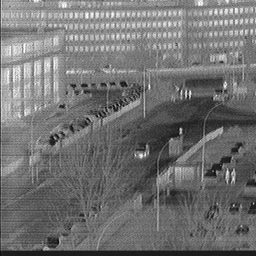
#> input picture TME1/viewImage.pgm, 256 x 256 px, given in place of house2.jpg, which was not available; the run also reads 1 picture not shown here
$ jupyter execute --allow-errors TME6_Sujet-giang.ipynb   (text cells are left out)
#> lines starting #> are read from the running program, lines starting #| are printed output that depends on the picture; long printed decimals are rounded; pictures that were not available may be replaced by others from this repository, and a replacement may not be noted
[cell 1]
# Chargement des modules et des données utiles.

from PIL import Image
import matplotlib.pyplot as plt
import numpy as np
import math
import scipy.signal as sc
from pylab import *

# charger les images et les convertir en tableau de int
image_house = np.array(Image.open("images/house2.jpg"),dtype='int32')
image_rectangle = np.array(Image.open("images/rectangle.png"),dtype='int32')
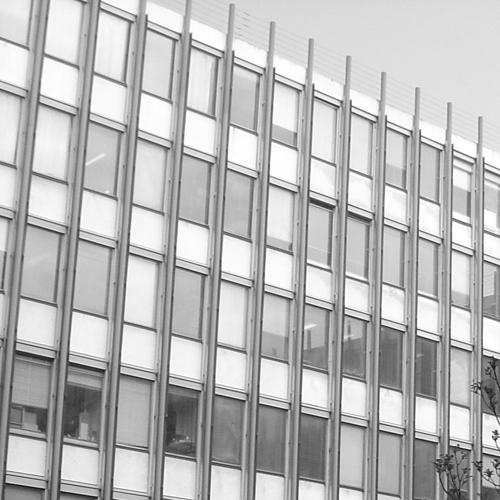
#> input picture TME 7/images/Jussieu_wikipedia.jpg, 500 x 500 px, given in place of rectangle.png, which was not available
image_carrelage = np.array(Image.open("images/carrelage_wikipedia.jpg"),dtype='int32')
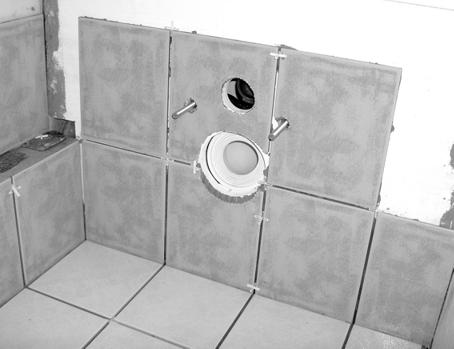
#> input picture TME6/images/carrelage_wikipedia.jpg, 454 x 349 px
image_jussieu = np.array(Image.open("images/Jussieu_wikipedia.jpg"),dtype='int32')


def affichage_14(affichages,titres=None):
    # list[Array|Image]*list[str] -> NoneType
    # effectue entre 1 et 4 affichages avec leurs titres, pour des images ou courbes

    # paramètres :
    #  - liste des affichages (entre 1 et 4)
    #  - liste des titres (entre 1 et 4, autant que de affichages) Optionnelle

    if not type(affichages) == type([]):
        affichages = [affichages]

    if titres is None:
        titres = ['',]*len(affichages)

    if not type(titres) == type([]):
        titres = [titres]

    nb_affichages = len(affichages)
    if nb_affichages >4 or nb_affichages < 1 :
        raise ValueError('affichage_14 nécéssite 1 à 4 entrées en paramètre')

    if nb_affichages != len(titres):
        raise ValueError('affichage_14 nécéssite autant de titres que d\'affichages')

    courbes = False
    for i in range(0,nb_affichages):
        s = plt.subplot(101+10*nb_affichages+i)
        s.set_title(titres[i])
        if len(affichages[i].shape)==2 and affichages[i].shape[0] > 1 and affichages[i].shape[1] > 1:
            # on affiche une image
            s.imshow(affichages[i], cmap="gray",interpolation='nearest', aspect='equal')
        else :
            # il s'agit d'une seule ligne, à afficher comme une courbe
            plt.plot(affichages[i])
            courbes=True

    agrandissement_h = nb_affichages
    agrandissement_v = nb_affichages*2 if courbes else nb_affichages
    params = plt.gcf()
    plSize = params.get_size_inches()
    params.set_size_inches( (plSize[0]*agrandissement_v, plSize[1]*agrandissement_h) )
    plt.show()


def module_affichage(module):
    # permet de transformer un module de DFT en une version jolie à afficher
    module = np.array(module, dtype='float32')
    ind_max = np.where(module == np.max(module.flatten()))
    module[ind_max]=0.0
    module[ind_max]=np.max(module.flatten())
    module = sqrt(module)
    return sqrt(module)

[cell 2]
def gradient(image):
    """ Array -> tuple[Array*Array]"""
    Gx = np.array([[-1, 0, 1], [-2, 0, 2], [ -1, 0, 1]])
    Gy = np.array([[-1, -2,-1], [0, 0, 0], [ 1, 2, 1]])
    Ix = sc.convolve2d(image, Gx, boundary='symm', mode='same')
    Iy = sc.convolve2d(image, Gy, boundary='symm', mode='same')
    det = (Ix * Ix * Iy * Iy) - (Ix*Iy*Ix*Iy)
    tr= (Ix*Ix)+(Iy*Iy)
    H= det-(0.05* tr)
    return H

[cell 3]
p= gradient(image_house)
#> in gradient, `det = (Ix * Ix * Iy * Iy) - (Ix*Iy*Ix*Iy)`: det: shape (256, 256) int64; every value is 0
q=gradient(image_rectangle)
#> in gradient (call 2), `det = (Ix * Ix * Iy * Iy) - (Ix*Iy*Ix*Iy)`: det: shape (500, 500) int64; every value is 0
#> in gradient (call 2), `H= det-(0.05* tr)`:
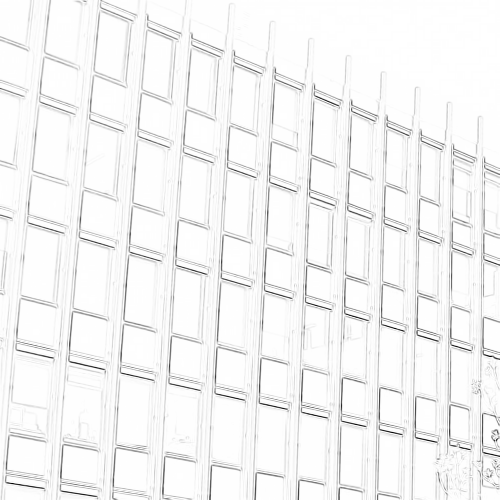
#> H: shape (500, 500) float64; min -36305, max 0, mean -1441.9; drawn with min black and max white
print(p)
#> (printed output is left out)
print(q)
#> (printed output is left out)
affichage_14([p, q],['image_house', 'image_rectangle'])
#> in affichage_14, `nb_affichages = len(affichages)`: nb_affichages = 2
#> in affichage_14, `plSize = params.get_size_inches()`: plSize = [6.4, 4.8]

[cell 4]
def noyau_gaussien(sigma):
    """ float -> Array """
    N=math.ceil(3*sigma)
    taille = (2*N)+1
    tab = np.zeros((taille, taille))
    for i in range (len(tab)):
        for j in range (len(tab)):
            tab[i][j]=(1/(2*math.pi*sigma*sigma))*math.exp(-((i-N)**2+(j-N)**2)/(2*sigma**2))
    return tab

[cell 5]
p1=noyau_gaussien(3)
print("La taille du noyau gaussien d'ecart type 3 est de dimension", p1.shape)
p2=noyau_gaussien(10)
print("La taille du noyau gaussien d'ecart type 10 est de dimension", p2.shape)
affichage_14([p1, p2],['ecart-type 3', 'ecart-type 10'])
#> in affichage_14 (call 2), `plt.show()`:
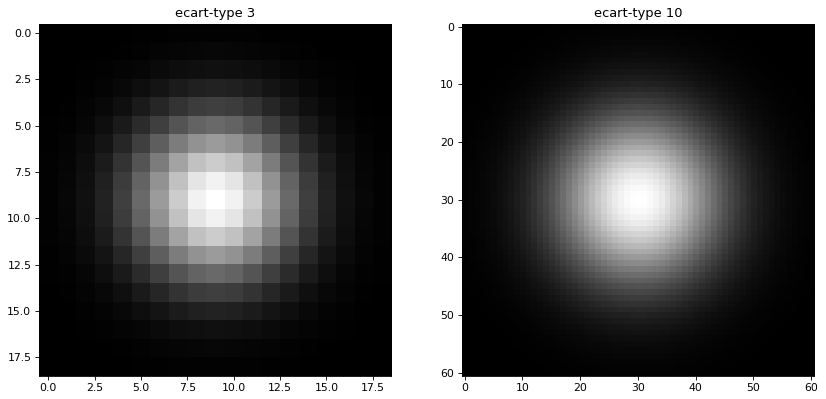
#> figure drawn by matplotlib, 2 panels

[cell 6]
def harris(image, sigma, kappa):
    """ Array*float*float->Array """
    f, g =image.shape
    Gx = np.array([[-1, 0, 1], [-2, 0, 2], [ -1, 0, 1]])
    Gy = np.array([[-1, -2,-1], [0, 0, 0], [ 1, 2, 1]])
    Ix = sc.convolve2d(image, Gx, boundary='symm', mode='same')
    Iy = sc.convolve2d(image, Gy, boundary='symm', mode='same')
    gauss=noyau_gaussien(sigma)
    A1=sc.convolve2d(Ix**2, gauss, boundary='symm', mode='same')
    A2=sc.convolve2d(Iy**2, gauss, boundary='symm', mode='same')
    A3=sc.convolve2d(Ix*Iy, gauss, boundary='symm', mode='same')
    tab = np.zeros((f, g))
    for i in range (len(image)):
        for j in range (len(image)):
            tab[i][j]=A1[i][j]*A2[i][j]-A3[i][j]*A3[i][j] - kappa * (A1[i][j]+A2[i][j])**2
    return tab

[cell 7]
q1=harris(image_house, 1, 0.05)
#> after the loop in harris, `for i in range (len(image)):`:
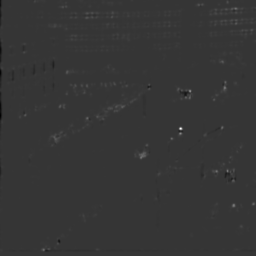
#> tab: shape (256, 256) float64; min -2.25e+09, max 8.48e+09, mean 25146667.6; drawn with min black and max white
affichage_14([q1],['harris_image_house'])
q2=harris(image_house, 5, 0.02)
affichage_14([q2],['harris_image_house2'])
q3=harris(image_house, 2, 0.15)
affichage_14([q3],['harris_image_house3'])
q4=harris(image_house, 3, 0.055)
affichage_14([q4],['harris_image_house4'])

[cell 8]
def maxlocal(image_harris, seuil):
    """ Array*float -> Array """
    f, g=image_harris.shape
    tab=np.zeros((f, g))
    for x in range(1,f-1) :
        for y in range(1,g-1) :
            if image_harris[x,y] > seuil :
                p = image_harris[x,y]
                if ((image_harris[x-1,y-1] < p) & (image_harris[x-1,y] < p) & (image_harris[x, y-1] < p) & (image_harris[x+1,y+1] < p) & (image_harris[x+1,y] < p) & (image_harris[x,y+1] < p) & (image_harris[x-1,y+1] < p) &(image_harris[x+1,y] < p)) :
                    tab[x,y] = 1
    return tab


print(maxlocal(q2, 10**6))
#> after the loop in maxlocal, `for x in range(1,f-1) :`:
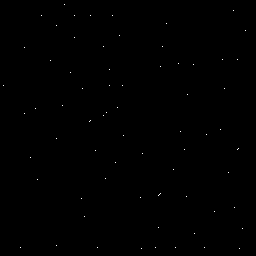
#> tab: shape (256, 256) float64; values 0 (black) and 1 (white), 0.11% white in thin lines or dots
#> (printed output is left out)
affichage_14([maxlocal(q2, 10**6)],['harris_image_house'])

def maxlocal_fast(image_harris, seuil):
    """ Array*float -> Array """
    i2 = np.roll(image_harris, -1, axis = 0)
    i4 = np.roll(image_harris, -1, axis = 1)
    i5 = np.roll(image_harris, 1, axis = 1)
    i7 = np.roll(image_harris, 1, axis = 0)
    i1 = np.roll(i2, -1, axis = 1)
    i3 = np.roll(i2, 1, axis = 1)
    i6 = np.roll(i7, -1, axis = 1)
    i8 = np.roll(i7, 1, axis = 1)
    return ((image_harris>seuil) & (image_harris > i1) & (image_harris > i2) & (image_harris > i3) & (image_harris > i4) & (image_harris > i5) & (image_harris > i6) & (image_harris > i7) & (image_harris > i8))

[cell 9]
from time import process_time
mytime = 0
def tic():
    global mytime
    mytime = process_time()
def tac():
    global mytime
    print (process_time()-mytime)
    mytime = process_time()

tic()
m = maxlocal(harris(image_rectangle,5,0.02),10**6)
#> in harris (call 5), `A1=sc.convolve2d(Ix**2, gauss, boundary='symm', mode='same')`:
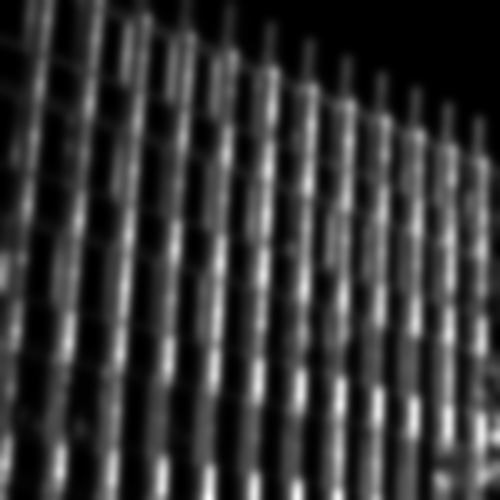
#> A1: shape (500, 500) float64; min 0.0814, max 81824.9, mean 17708.6; drawn with min black and max white
#> in harris (call 5), `A3=sc.convolve2d(Ix*Iy, gauss, boundary='symm', mode='same')`:
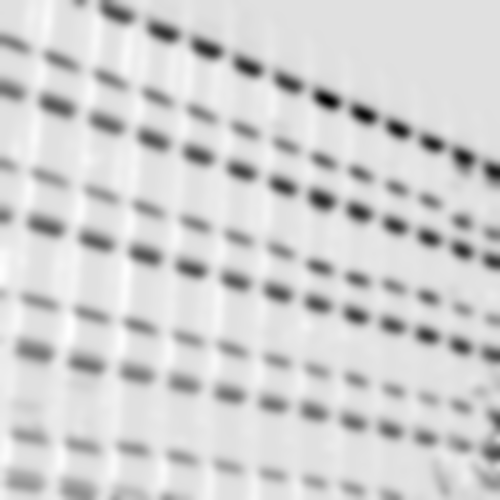
#> A3: shape (500, 500) float64; min -32513.6, max 4467, mean -2085.7; drawn with min black and max white
#> after the loop in harris (call 5), `for i in range (len(image)):`:
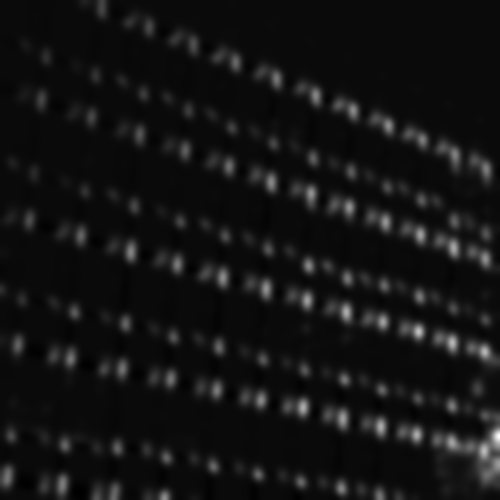
#> tab: shape (500, 500) float64; min -136451308.9, max 3.26e+09, mean 127472204.4; drawn with min black and max white
#> call 3 of maxlocal, with seuil = 1000000
#> in maxlocal (call 3), `f, g=image_harris.shape`: f = 500
#> after the loop in maxlocal (call 3), `for x in range(1,f-1) :`:
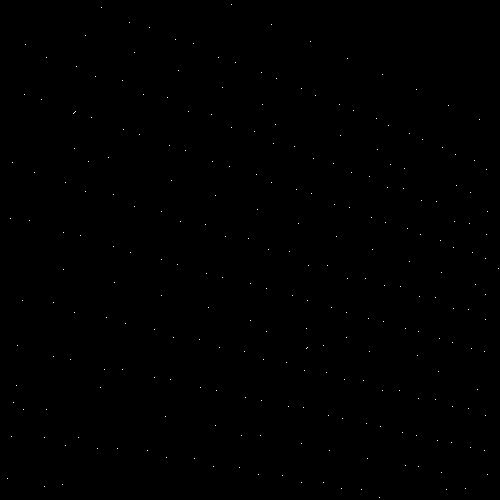
#> tab: shape (500, 500) float64; values 0 (black) and 1 (white), 0.1% white in thin lines or dots
affichage_14([m],['max local de image house'])
print(m.shape)
#| (500, 500)
tac()

tic()
m1 = maxlocal_fast(harris(image_rectangle,5,0.02),10**6)
affichage_14([m1],['max local fast de image house'])
print(m1.shape)
#| (500, 500)
tac()

[cell 10]
def coord_maxlocal(image_extrema):
    """ Array -> list[list[int,int]] """

    f, g = image_extrema.shape
    t = []
    for x in range(f) :
        for y in range(g) :
            if(image_extrema[x,y] == 1) :
                t.append([x,y])
    return t

[cell 11]
print(coord_maxlocal(m))
#> (printed output is left out)

[cell 12]
def visualisation(image, m):
    t = coord_maxlocal(m)
    x = []
    y = []
    for i in range(len(t)):
        x.append(t[i][0])
        y.append(t[i][1])


    plt.imshow(image)
    plt.scatter(y, x, color='red')
    plt.show()


visualisation(image_rectangle,m)
#> in visualisation, `t = coord_maxlocal(m)`: t = 254 pairs, first value 4 to 497, second value 7 to 498
#> after the loop in visualisation, `for i in range(len(t)):`: x = 254 values from 4 to 497; y = 254 values, max 498 at index 125, min 7 at index 244, mean 272.1

[cell 13]
m_r = maxlocal(harris(image_rectangle,5,0.02),10**6)
m_h = maxlocal(harris(image_house,2,0.02),10**6)
m_c = maxlocal(harris(image_carrelage,5,0.2),10**6)
m_j = maxlocal(harris(image_jussieu,5,0.02),10**5)

affichage_14([m_r],['Image rectangle détecteur de harris'])
v_r = visualisation(image_rectangle,m_h)
affichage_14([m_h],['Image house détecteur de harris'])
v_h = visualisation(image_house,m_h)
affichage_14([m_c],['Image carrelage détecteur de harris'])
v_c = visualisation(image_carrelage,m_c)
affichage_14([m_j],['Image jussieu détecteur de harris'])
v_r = visualisation(image_jussieu,m_j)

[cell 14]
def point(image):
    """ Array*float*float->Array """

    lap = np.array([[-1, -1, -1], [-1, 8, -1], [-1, -1, -1]])
    detr = sc.convolve2d(image,lap,'same')
    print(detr.min(),detr.mean(),detr.max())
    return detr

p = point(image_rectangle)
#| -795 4.449 1187
#| -795 4.449 1187
m3 = maxlocal(point(image_rectangle),1000)
affichage_14([p],["image rectangle détection de points"])
affichage_14([m3],['max local de image rectangle'])
print(coord_maxlocal(m))
#> (printed output is left out)
print(coord_maxlocal(m3))

#> (the rest of this cell did not finish here and is left out)

[cell 15]
p1 = point(image_house)
m2 = maxlocal(p1,150)
affichage_14([p1],["image rectangle détection de points"])
affichage_14([m2],['max local de image rectangle'])
print(coord_maxlocal(m2))

affichage_14([m2],['Image rectangle détecteur de harris'])
visualisation(image_house,m2)
